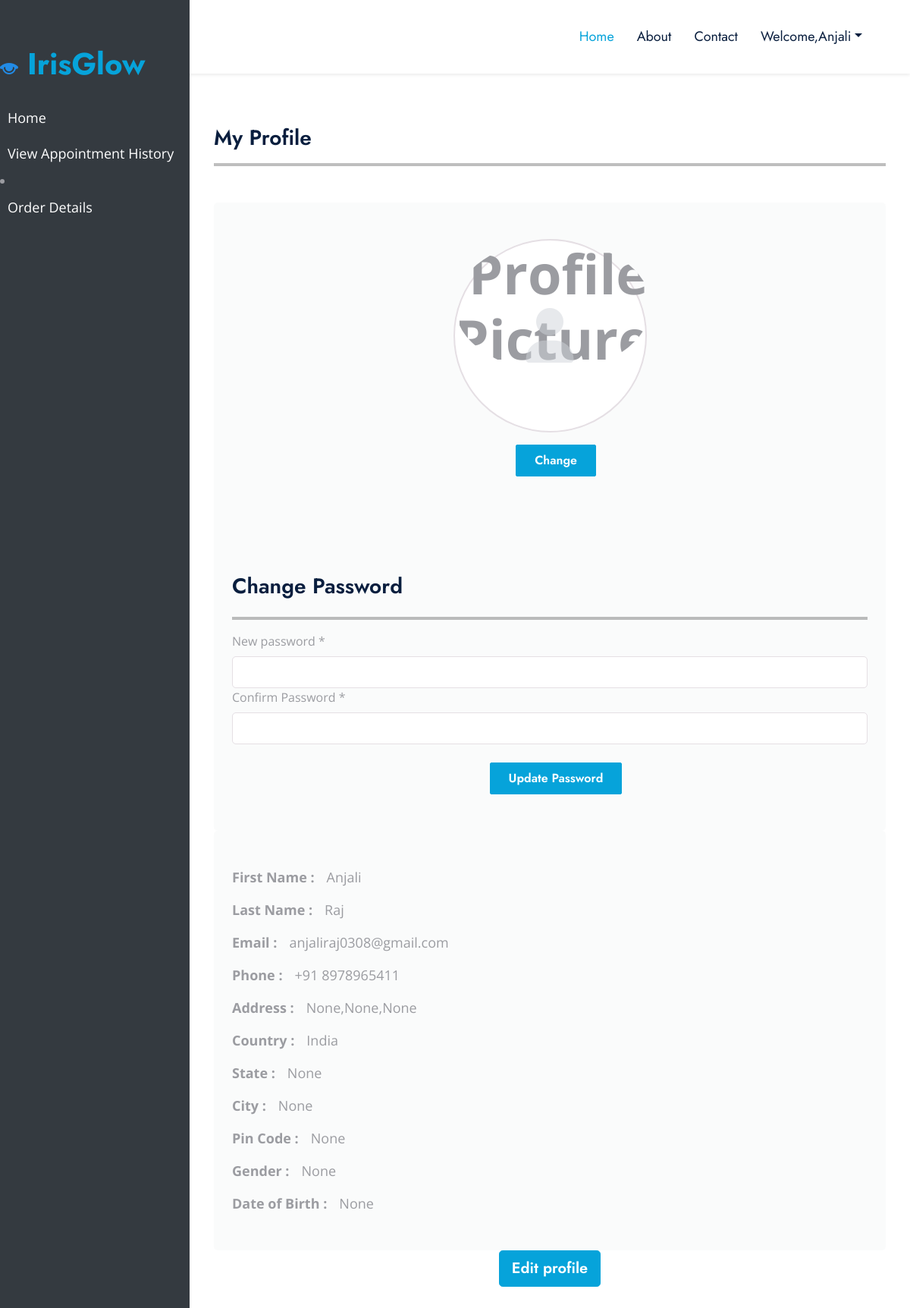
The page /profile/ (signed in) on the database its author committed.
### IrisGlowApp/models.py (models this page shows, shortened)
class CustomUser(AbstractUser):
    PATIENT = 1
    DOCTOR = 2
    SPECTS = 3
    ADMIN = 4
    ROLE_CHOICE = (
        (PATIENT, 'Patient'),
        (DOCTOR, 'Doctor'),
        (SPECTS, 'Spects'),
        (ADMIN,'Admin'),
    )
    username=None
    first_name = models.CharField(max_length=50)
    last_name = models.CharField(max_length=50)
    USERNAME_FIELD = 'email'
    email = models.EmailField(max_length=100, unique=True)
    phone = models.CharField(max_length=12, blank=True)
    password = models.CharField(max_length=128)
    role = models.PositiveSmallIntegerField(choices=ROLE_CHOICE, blank=True, null=True,default='1')
    is_admin = models.BooleanField(default=False)
    is_staff = models.BooleanField(default=False)
    is_active = models.BooleanField(default=True)
    is_superadmin = models.BooleanField(default=False)
    REQUIRED_FIELDS = ['first_name','last_name', 'phone']
    objects = UserManager()

class UserProfile(models.Model):
    GENDER_CHOICES = (
        ('F', 'Female'),
        ('M', 'Male'),
        ('NB', 'Non Binary'),
        ('TF', 'Transfeminine'),
        ('TM', 'Transmasculine'),
    )
    STATE_CHOICES = [
        ('Andhra Pradesh', 'Andhra Pradesh'),
        ('Arunachal Pradesh', 'Arunachal Pradesh'),
        ('Assam', 'Assam'),
        ('Bihar', 'Bihar'),
        ('Chhattisgarh', 'Chhattisgarh'),
        ('Goa', 'Goa'),
        ('Gujarat', 'Gujarat'),
        ('Haryana', 'Haryana'),
        ('Himachal Pradesh', 'Himachal Pradesh'),
        ('Jharkhand', 'Jharkhand'),
        ('Karnataka', 'Karnataka'),
        ('Kerala', 'Kerala'),
        ('Madhya Pradesh', 'Madhya Pradesh'),
        ('Maharashtra', 'Maharashtra'),
        ('Manipur', 'Manipur'),
        ('Meghalaya', 'Meghalaya'),
        ('Mizoram', 'Mizoram'),
        ('Nagaland', 'Nagaland'),
        ('Odisha', 'Odisha'),
        ('Punjab', 'Punjab'),
        ('Rajasthan', 'Rajasthan'),
        ('Sikkim', 'Sikkim'),
        ('Tamil Nadu', 'Tamil Nadu'),
        ('Telangana', 'Telangana'),
        ('Tripura', 'Tripura'),
        ('Uttar Pradesh', 'Uttar Pradesh'),
        ('Uttarakhand', 'Uttarakhand'),
        ('West Bengal', 'West Bengal'),
    ]
    ASIAN_COUNTRY_CHOICES = [
    ('India', 'India'),
    ]
    user = models.OneToOneField(CustomUser, on_delete=models.CASCADE)
    profile_picture = models.ImageField(upload_to='media/profile_picture', blank=True, null=True)
    address = models.CharField(max_length=50, blank=True, null=True)
    addressline1 = models.CharField(max_length=50, blank=True, null=True)
    addressline2 = models.CharField(max_length=50, blank=True, null=True)
    country = models.CharField(max_length=50, choices=ASIAN_COUNTRY_CHOICES, default='India', blank=True, null=True)
    state = models.CharField(("Select State"),max_length=40, choices=STATE_CHOICES, blank=True, null=True)
    city = models.CharField(max_length=50, blank=True, null=True)
    pin_code = models.CharField(max_length=50, blank=True, null=True)
    gender = models.CharField(("Select Gender"),max_length=4, choices=GENDER_CHOICES, blank=True, null=True)
    dob = models.DateField(blank=True, null=True)
    profile_created_at = models.DateTimeField(auto_now_add=True)
    profile_modified_at = models.DateTimeField(auto_now=True)
    def calculate_age(self):
        today = date.today()
        age = today.year - self.dob.year - ((today.month, today.day) < (self.dob.month, self.dob.day))
        return age
    age = property(calculate_age)

### IrisGlowApp/views.py (the view)
# urls.py: path('profile/', views.profile, name='profile'),
@login_required
def profile(request):
    user = request.user
    user_profile = None
    if user.userprofile.user.role == 1:
        try:
            user_profile = UserProfile.objects.get(user=user.userprofile.user)
        except UserProfile.DoesNotExist:
            user_profile = None
    context = {
        'user': user,
        'user_profile': user_profile,  # User profile information
    }
    return render(request, 'patients/profile.html', context)

### template/patients/profile.html (shortened to what this page needs)
{% load static %}
<!DOCTYPE html>
<html>
<head>
  <link href="https://cdnjs.cloudflare.com/ajax/libs/font-awesome/6.4.2/css/all.min.css" rel="stylesheet" />
  <link rel="stylesheet" href="https://cdn.jsdelivr.net/npm/bootstrap-icons@1.10.5/font/bootstrap-icons.css">
  <link href="{% static 'lib/owlcarousel/assets/owl.carousel.min.css' %}" rel="stylesheet" />
  <link href="{% static 'lib/tempusdominus/css/tempusdominus-bootstrap-4.min.css' %}" rel="stylesheet" />
  <link href="{% static 'css/bootstrap.min.css' %}" rel="stylesheet" />
  <link href="{% static 'css/style.css' %}" rel="stylesheet" />
</head>
<body>
  <nav class="navbar navbar-expand-lg bg-white navbar-light shadow-sm px-5 py-3 py-lg-0">
    <a href="index.html"  class="navbar-brand p-0">
      <h1 class="m-0 text-primary">
        IrisGlow</h1>
    </a>
    {% if user.is_authenticated %}
    <div class="collapse navbar-collapse ms-5 mr-5 justify-content-end" id="navbarCollapse">
      <div class="navbar-nav ms-5 mr-5 py-0 justify-content-end">
        <a href="{% url 'index' %}" class="nav-item nav-link active">Home</a>
        <a href="about.html" class="nav-item nav-link">About</a>
                <a href="{% url 'contact' %}" class="nav-item nav-link">Contact</a>
        <div class="nav-item dropdown">
          <a href="#" class="nav-link dropdown-toggle" data-bs-toggle="dropdown">Welcome,{{user.first_name}}</a>
        </div>
      </div>
    </div>
    {% endif %}
  </nav>
  <div class="sidebar">
    <a href="index.html"  class="navbar-brand p-0">
      <h1 class="m-0 text-primary">
          <img src="{% static 'img/img1.png' %}">
        IrisGlow</h1>
    </a>
    <br>
    <a href="{% url 'index' %}" class="nav-item nav-link active">Home</a>
    <a href="{% url 'patient_appointment_history' %}" class="nav-item nav-link active">View Appointment History</a>
    <li><a href="{% url 'order_details' %}">Order Details</a></li>
  </div>
  <div class="content">
    <div class="container">
      <div class="row">
        <div class="col-12">
          <div class="my-5">
            <h3 class="">My Profile</h3>
            <hr />
          </div>
          <div class="row mb-5 gx-5 file-upload">
            <div class="col-xxl-5">
              <div class="bg-secondary-soft px-4 py-5 rounded">
                <div class="row g-3">
                  <div class="text-center mb-5">
                    <div class="square position-relative display-2 mb-3">
                      <i
                        class="fas fa-fw fa-user position-absolute top-50 start-50 translate-middle text-secondary"></i>
                      {% if user.userprofile.profile_picture %}
                      <img src="{{ user.userprofile.profile_picture.url }}" alt="Profile Picture"
                        class="position-absolute top-0 start-0 pp" />
                      {% else %}
                      <div class="rounded-circle no-file-message">
                        <img class="rounded-circle" src="{% static 'img/profile_pic.png' %}" alt="Profile Picture"
                          style="width: 200px; height: 200px" />
                      </div>
                      {% endif %}
                    </div>
                    <a href="{% url 'edit-profile' %}"><input type="submit"id="customFile" name="file" hidden="" />
                    <label class="btn btn-primary py-2 px-4 ms-3" for="customFile">Change</label></a>
                  </div>
                  <form method="post" action="{% url 'change_password_patient' %}">
                    <div class="mt-5">
                      <h3 class="my-4 mt-5">Change Password</h3>
                      <hr />
                      <div class="col-md-12">
                        <label for="exampleInputPassword2" class="form-label">New password *</label>
                        <input type="password" name="new_password" class="form-control" id="exampleInputPassword2" />
                      </div>
                      <div class="col-md-12">
                        <label for="exampleInputPassword3" class="form-label">Confirm Password *</label>
                        <input type="password" class="form-control" name="confirm_password"
                          id="exampleInputPassword3" />
                      </div>
                    </div>
                    <required><br>
                    <div class="d-flex justify-content-center w-100 align-items-center">
                      <button class="btn btn-primary py-2 px-4 ms-3" type="submit" id="submit">
                        Update Password
                      </button>
                    </div>
                  </form>
                </div>
              </div>
            </div>
            <div class="col-xxl-7 mb-5 mb-xxl-0">
              <div class="bg-secondary-soft px-4 py-5 rounded">
                <div class="row g-3">
                  <div class="col-md-12 d-flex">
                    <label class="txtsize"><strong>First Name :</strong></label>
                    <p class="txtsize mx-3">
                      {{ user.userprofile.user.first_name }}
                    </p>
                  </div>
                  <div class="col-md-12 d-flex">
                    <label class="txtsize"><strong> Last Name :</strong></label>
                    <p class="txtsize mx-3">
                      {{ user.userprofile.user.last_name }}
                    </p>
                  </div>
                  <div class="col-md-12 d-flex">
                    <label class="txtsize"><strong> Email :</strong></label>
                    <p class="txtsize mx-3">
                      {{ user.userprofile.user.email }}
                    </p>
                  </div>
                  <div class="col-md-12 d-flex">
                    <label class="txtsize"><strong> Phone :</strong></label>
                    <p class="txtsize mx-3">
                      +91 {{ user.userprofile.user.phone }}
                    </p>
                  </div>
                  <div class="col-md-12 d-flex">
                    <label class="txtsize"><strong> Address :</strong></label>
                    <p class="txtsize mx-3">{{ user.userprofile.address }},{{ user.userprofile.addressline1 }},{{user.userprofile.addressline2 }}</p>
                  </div>
                  <div class="col-md-12 d-flex">
                    <label class="txtsize"><strong> Country :</strong></label>
                    <p class="txtsize mx-3">{{ user.userprofile.country }}</p>
                  </div>
                  <div class="col-md-12 d-flex">
                    <label class="txtsize"><strong> State :</strong></label>
                    <p class="txtsize mx-3">{{ user.userprofile.state }}</p>
                  </div>
                  <div class="col-md-12 d-flex">
                    <label class="txtsize"><strong> City :</strong></label>
                    <p class="txtsize mx-3">{{ user.userprofile.city }}</p>
                  </div>
                  <div class="col-md-12 d-flex">
                    <label class="txtsize"><strong> Pin Code :</strong></label>
                    <p class="txtsize mx-3">
                      {{ user.userprofile.pin_code }}
                    </p>
                  </div>
                   <div class="col-md-12 d-flex">
                    <label class="txtsize"><strong> Gender :</strong></label>
                    <p class="txtsize mx-3">
                      {{ user.userprofile.gender }}
                    </p>
                  </div>
                  <div class="col-md-12 d-flex">
                    <label class="txtsize"><strong> Date of Birth :</strong></label>
                    <p class="txtsize mx-3">{{ user.userprofile.dob }}</p>
                  </div>
                </div>
              </div>
              <div class="gap-3 d-md-flex justify-content-md-center text-center">
                <a href="{% url 'edit-profile' %}"><button type="button" class="btn btn-primary btn-lg mb-5" id="edit">
                    Edit profile
                  </button></a>
              </div>
            </div>
          </div>
        </div>
      </div>
    </div>
  </div>
</body>
</html>

### static/css/style.css (style rules this page uses)
:root { --primary: #06A3DA; --secondary: #F57E57; --light: #EEF9FF; --dark: #091E3E; }
h1, h2, .font-weight-bold { font-weight: 700 !important; }
h3, h4, .font-weight-semi-bold { font-weight: 600 !important; }
.btn { font-family: 'Jost', sans-serif; font-weight: 600; transition: .5s; }
.btn-primary, .btn-secondary { color: #FFFFFF; }
.navbar-light .navbar-nav .nav-link { font-family: 'Jost', sans-serif; padding: 35px 15px; font-size: 18px; color: var(--dark); outline: none; transition: .5s; }
.navbar-light .navbar-nav .nav-link:hover, .navbar-light .navbar-nav .nav-link.active { color: var(--primary); }

### template/patients/profile.html (style rules this page uses)
body { color: #9b9ca1; }
.bg-secondary-soft { background-color: rgba(208, 212, 217, 0.1) !important; }
.rounded { border-radius: 5px !important; }
hr { border: 2px solid #000; }
.py-5 { padding-top: 3rem !important; padding-bottom: 3rem !important; }
.px-4 { padding-right: 1.5rem !important; padding-left: 1.5rem !important; }
.file-upload .square { height: 255px; width: 255px; margin: auto; vertical-align: middle; border: 2px solid #e5dfe4; border-radius: 50%; background-color: #fff; }
.text-secondary { --bs-text-opacity: 1; color: rgba(208, 212, 217, 0.5) !important; }
.txtsize { font-size: large; margin: 0; }
.form-control { display: block; width: 100%; padding: 0.5rem 1rem; font-size: 0.9375rem; font-weight: 400; line-height: 1.6; color: #29292e; background-color: #fff; background-clip: padding-box; border: 1px solid #e5dfe4; -webkit-appearance: none; -moz-appearance: none; appearance: none; border-radius: 5px; -webkit-transition: border-color 0.15s ease-in-out, -webkit-box-shadow 0.15s ease-in-out; transition: border-color 0.15s ease-in-out, -webkit-box-shadow 0.15s ease-in-out; transition: border-color 0.15s ease-in-out, box-shadow 0.15s ease-in-out; transition: border-color 0.15s ease-in-out, box-shadow 0.15s ease-in-out, -webkit-box-shadow 0.15s ease-in-out; }
.sidebar { position: fixed; left: 0; top: 0; bottom: 0; width: 250px; background-color: #343a40; padding-top: 60px; }
.sidebar a { padding: 10px; font-size: 18px; color: white; display: block; text-decoration: none; transition: 0.3s; }
.content { margin-left: 250px; padding: 20px; }

### rows shown on the page
CustomUser: first_name "Anjali", userprofile.user.first_name "Anjali", userprofile.user.last_name "Raj", userprofile.user.email "anjaliraj0308@gmail.com", userprofile.user.phone "8978965411", userprofile.address "None", userprofile.addressline1 "None", userprofile.addressline2 "None", userprofile.country "India", userprofile.state "None", userprofile.city "None", userprofile.pin_code "None", userprofile.gender "None", userprofile.dob "None"
